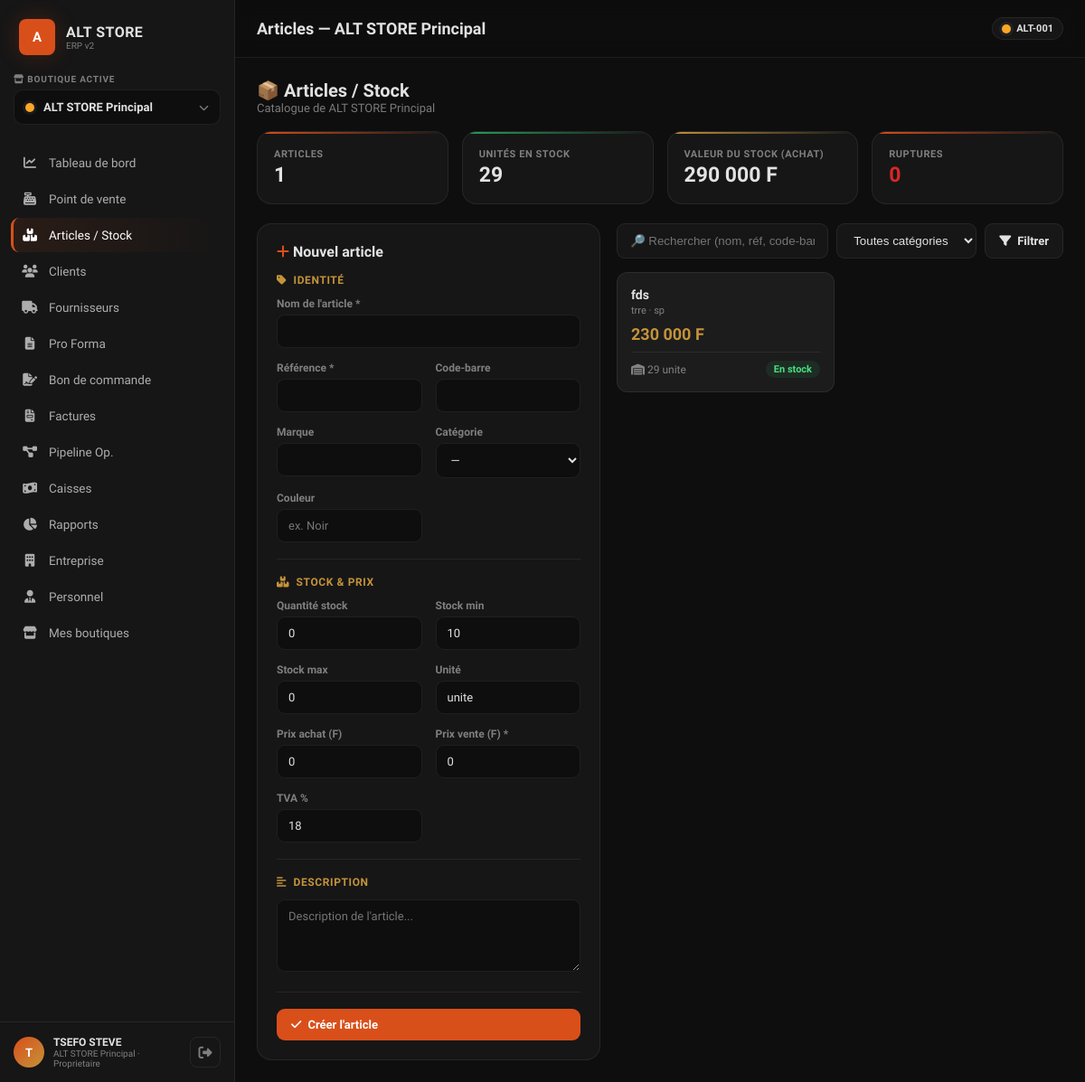
Screenshot of /articles.php (signed in) with the database file from the repository.
### tables this page shows
CREATE TABLE IF NOT EXISTS `boutiques` (
  `id` int(11) NOT NULL AUTO_INCREMENT,
  `proprietaire_id` int(11) NOT NULL COMMENT 'utilisateur propriétaire',
  `nom` varchar(150) NOT NULL,
  `slug` varchar(160) NOT NULL,
  `code` varchar(30) NOT NULL COMMENT 'code court ex. ALT-001',
  `description` text,
  `logo` varchar(255) DEFAULT NULL,
  `couleur` varchar(20) NOT NULL DEFAULT '#F9A825',
  `adresse` text,
  `ville` varchar(100) DEFAULT NULL,
  `pays` varchar(100) NOT NULL DEFAULT 'Côte d''Ivoire',
  `telephone` varchar(30) DEFAULT NULL,
  `email` varchar(150) DEFAULT NULL,
  `devise` varchar(10) NOT NULL DEFAULT 'XOF',
  `tva_defaut` decimal(5,2) NOT NULL DEFAULT '18.00',
  `rccm` varchar(100) DEFAULT NULL,
  `statut` enum('active','inactive') NOT NULL DEFAULT 'active',
  `created_at` datetime DEFAULT CURRENT_TIMESTAMP,
  PRIMARY KEY (`id`),
  UNIQUE KEY `uq_code` (`code`),
  UNIQUE KEY `uq_proprio_slug` (`proprietaire_id`,`slug`),
  KEY `idx_proprietaire` (`proprietaire_id`)
);

CREATE TABLE IF NOT EXISTS `articles` (
  `id` int(11) NOT NULL AUTO_INCREMENT,
  `boutique_id` int(11) NOT NULL,
  `categorie_id` int(11) DEFAULT NULL,
  `nom_article` varchar(200) NOT NULL,
  `reference` varchar(60) NOT NULL,
  `code_barre` varchar(60) DEFAULT NULL,
  `marque` varchar(100) DEFAULT NULL,
  `fournisseur_id` int(11) DEFAULT NULL,
  `quantite_stock` int(11) NOT NULL DEFAULT '0',
  `stock_min` int(11) NOT NULL DEFAULT '10',
  `stock_max` int(11) DEFAULT NULL,
  `prix_achat` decimal(15,2) NOT NULL DEFAULT '0.00',
  `prix_vente` decimal(15,2) NOT NULL DEFAULT '0.00',
  `tva` decimal(5,2) NOT NULL DEFAULT '18.00',
  `unite_mesure` varchar(30) NOT NULL DEFAULT 'unite',
  `couleur` varchar(50) DEFAULT NULL,
  `description` text,
  `image_url` varchar(255) DEFAULT NULL,
  `statut` varchar(20) NOT NULL DEFAULT 'active' COMMENT 'active | low_stock | out_of_stock',
  `created_at` datetime DEFAULT CURRENT_TIMESTAMP,
  `updated_at` datetime DEFAULT CURRENT_TIMESTAMP ON UPDATE CURRENT_TIMESTAMP,
  PRIMARY KEY (`id`),
  UNIQUE KEY `uq_ref_boutique` (`boutique_id`,`reference`),
  KEY `idx_boutique` (`boutique_id`),
  KEY `idx_categorie` (`categorie_id`),
  KEY `idx_statut` (`statut`)
);

### config/helpers.php (called while the page is built, shortened)
<?php
function clean(?string $v): string { return trim((string)($v ?? '')); }
function money($n): string { return number_format((float)($n ?? 0), 0, ',', ' ') . ' F'; }
function num($n): string   { return number_format((float)($n ?? 0), 0, ',', ' '); }
function e(?string $v): string { return htmlspecialchars((string)($v ?? ''), ENT_QUOTES, 'UTF-8'); }
function fetch_all(string $sql, array $params = []): array {
    try {
        $st = db()->prepare($sql);
        $st->execute($params);
        return $st->fetchAll();
    } catch (Throwable $e) {
        error_log('[SQL] ' . $e->getMessage() . ' | ' . $sql);
        return [];
    }
}
function layout_header(string $title = '', string $active = ''): void {
    require ROOT_PATH . '/views/layouts/header.php';
}
function layout_footer(): void {
    require ROOT_PATH . '/views/layouts/footer.php';
}

### config/db.php (called while the page is built, shortened)
<?php
function db(): PDO
{
    static $pdo = null;
    if ($pdo instanceof PDO) return $pdo;
    $dsn = sprintf(
        'mysql:host=%s;port=%s;dbname=%s;charset=utf8mb4',
        DB_HOST, DB_PORT, DB_NAME
    );
    try {
        $pdo = new PDO($dsn, DB_USER, DB_PASS, [
            PDO::ATTR_ERRMODE            => PDO::ERRMODE_EXCEPTION,
            PDO::ATTR_DEFAULT_FETCH_MODE => PDO::FETCH_ASSOC,
            PDO::ATTR_EMULATE_PREPARES   => false,
            PDO::MYSQL_ATTR_INIT_COMMAND => "SET NAMES utf8mb4 COLLATE utf8mb4_unicode_ci",
        ]);
    } catch (PDOException $e) {
        if (IS_PROD) {
            error_log('[DB] Connexion échouée : ' . $e->getMessage());
            http_response_code(500);
            die('Service temporairement indisponible.');
        }
        die('Connexion base de données impossible : ' . htmlspecialchars($e->getMessage()));
    }
    return $pdo;
}

### config/auth.php (called while the page is built, shortened)
<?php
require_once __DIR__ . '/db.php';
function current_role(): ?string
{
    if (($_SESSION['user_role'] ?? null) === 'proprietaire') return 'proprietaire';
    return $_SESSION['role_boutique'] ?? null;
}
function active_boutique_id(): int { return (int)($_SESSION['boutique_active'] ?? 0); }
function active_boutique(): ?array
{
    static $cache = null;
    if ($cache !== null) return $cache;
    $stmt = db()->prepare("SELECT * FROM boutiques WHERE id = ?");
    $stmt->execute([active_boutique_id()]);
    return $cache = $stmt->fetch() ?: null;
}

### config/permissions.php (called while the page is built, shortened)
<?php
function can(string $permission): bool
{
    $role = current_role();
    if ($role === 'proprietaire') return true;
    return in_array($permission, role_permissions($role), true);
}

### articles.php (the view, shortened to what this page needs)
<?php
$bid = active_boutique_id();
$bout = active_boutique();
$search = clean($_GET['q'] ?? '');
$sql = "SELECT a.*, c.nom AS categorie_nom FROM articles a LEFT JOIN categories c ON c.id=a.categorie_id WHERE a.boutique_id=?";
$params = [$bid];
$sql .= " ORDER BY a.nom_article LIMIT 200";
$articles = fetch_all($sql, $params);
$totalArticles = count($articles);
$totalStock = array_sum(array_column($articles, 'quantite_stock'));
$valeurStock = 0; foreach ($articles as $a) $valeurStock += $a['quantite_stock'] * $a['prix_achat'];
$ruptures = count(array_filter($articles, fn($a) => $a['quantite_stock'] <= 0));
$editArticle = null;
?>
<?php layout_header('Articles — ' . ($bout['nom'] ?? ''), 'articles'); ?>
<div style="display:flex;justify-content:space-between;align-items:center;margin-bottom:1.2rem;flex-wrap:wrap;gap:1rem">
  <div><h2 style="font-size:20px">📦 Articles / Stock</h2>
  <p style="color:var(--muted);font-size:13px">Catalogue de <?= e($bout['nom'] ?? '') ?></p></div>
</div>
<div class="grid grid-4">
  <div class="kpi"><div class="kpi-label">Articles</div><div class="kpi-val"><?= num($totalArticles) ?></div></div>
  <div class="kpi green"><div class="kpi-label">Unités en stock</div><div class="kpi-val"><?= num($totalStock) ?></div></div>
  <div class="kpi gold"><div class="kpi-label">Valeur du stock (achat)</div><div class="kpi-val"><?= money($valeurStock) ?></div></div>
  <div class="kpi"><div class="kpi-label">Ruptures</div><div class="kpi-val" style="color:var(--red)"><?= num($ruptures) ?></div></div>
</div>
<div class="art-layout" style="margin-top:1.4rem">
  <div class="card art-form-card" style="padding:1.4rem">
    <?php if ($editArticle): ?>
      <h3 style="font-size:16px;margin-bottom:1rem"><i class="fas fa-pen" style="color:var(--ember)"></i> Modifier l'article</h3>
    <?php elseif (can('articles.create')): ?>
      <h3 style="font-size:16px;margin-bottom:1rem"><i class="fas fa-plus" style="color:var(--ember)"></i> Nouvel article</h3>
    <?php endif; ?>
    <?php if ($editArticle || can('articles.create')): ?>
    <form method="post" id="artForm">
      <div class="art-form-section">
        <h4><i class="fas fa-tag"></i> Identité</h4>
        <div class="form-grid">
          <div class="form-field full">
            <label>Nom de l'article *</label>
            <input name="nom_article" required value="<?= e($editArticle['nom_article'] ?? '') ?>">
          </div>
          <div class="form-field">
            <label>Référence *</label>
            <input name="reference" required value="<?= e($editArticle['reference'] ?? '') ?>">
          </div>
          <div class="form-field">
            <label>Code-barre</label>
            <input name="code_barre" value="<?= e($editArticle['code_barre'] ?? '') ?>">
          </div>
          <div class="form-field">
            <label>Marque</label>
            <input name="marque" value="<?= e($editArticle['marque'] ?? '') ?>">
          </div>
          <div class="form-field">
            <label>Catégorie</label>
            <select name="categorie_id">
              <option value="0">—</option>
            </select>
          </div>
          <div class="form-field">
            <label>Couleur</label>
            <input name="couleur" value="<?= e($editArticle['couleur'] ?? '') ?>" placeholder="ex. Noir">
          </div>
        </div>
      </div>
      <div class="art-form-section">
        <h4><i class="fas fa-boxes-stacked"></i> Stock & Prix</h4>
        <div class="form-grid">
          <div class="form-field">
            <label>Quantité stock</label>
            <input name="quantite_stock" type="number" value="<?= (int)($editArticle['quantite_stock'] ?? 0) ?>">
          </div>
          <div class="form-field">
            <label>Stock min</label>
            <input name="stock_min" type="number" value="<?= (int)($editArticle['stock_min'] ?? 10) ?>">
          </div>
          <div class="form-field">
            <label>Stock max</label>
            <input name="stock_max" type="number" value="<?= (int)($editArticle['stock_max'] ?? 0) ?>">
          </div>
          <div class="form-field">
            <label>Unité</label>
            <input name="unite_mesure" value="<?= e($editArticle['unite_mesure'] ?? 'unite') ?>">
          </div>
          <div class="form-field">
            <label>Prix achat (F)</label>
            <input name="prix_achat" type="number" step="0.01" value="<?= e($editArticle['prix_achat'] ?? 0) ?>">
          </div>
          <div class="form-field">
            <label>Prix vente (F) *</label>
            <input name="prix_vente" type="number" step="0.01" required value="<?= e($editArticle['prix_vente'] ?? 0) ?>">
          </div>
          <div class="form-field">
            <label>TVA %</label>
            <input name="tva" type="number" step="0.01" value="<?= e($editArticle['tva'] ?? 18) ?>">
          </div>
        </div>
      </div>
      <div class="art-form-section">
        <h4><i class="fas fa-align-left"></i> Description</h4>
        <div class="form-field full">
          <textarea name="description" rows="3" placeholder="Description de l'article..."><?= e($editArticle['description'] ?? '') ?></textarea>
        </div>
      </div>
      <button class="btn btn-primary" style="width:100%"><i class="fas fa-check"></i> <?= $editArticle ? 'Enregistrer les modifications' : 'Créer l\'article' ?></button>
    </form>
    <?php endif; ?>
  </div>
  <div>
    <form method="get" style="display:flex;gap:.6rem;margin-bottom:1rem;flex-wrap:wrap">
      <input name="q" value="<?= e($search) ?>" placeholder="🔎 Rechercher (nom, réf, code-barre)" style="flex:1;min-width:180px;padding:10px 14px;background:var(--surf);border:1px solid var(--bd);border-radius:9px;color:var(--text)">
      <select name="cat" style="padding:10px 14px;background:var(--surf);border:1px solid var(--bd);border-radius:9px;color:var(--text)">
        <option value="0">Toutes catégories</option>
      </select>
      <button class="btn btn-ghost"><i class="fas fa-filter"></i> Filtrer</button>
    </form>
    <?php if (empty($articles)): ?>
      <div class="card" style="padding:2.5rem;text-align:center;color:var(--muted)">
        <i class="fas fa-box-open" style="font-size:36px;display:block;margin-bottom:.8rem;opacity:.4"></i>
        Aucun article trouvé.<br>
        <?= can('articles.create') ? 'Utilisez le formulaire à gauche pour ajouter votre premier article.' : '' ?>
      </div>
    <?php else: ?>
      <div class="art-grid-cards">
        <?php foreach ($articles as $a):
            $stCls = $a['statut']==='active'?'bg-green':($a['statut']==='low_stock'?'bg-amber':'bg-red');
            $stLbl = $a['statut']==='active'?'En stock':($a['statut']==='low_stock'?'Stock bas':'Rupture');
        ?>
          <div class="art-card">
            <div class="ac-head">
              <div>
                <div class="ac-name"><?= e($a['nom_article']) ?></div>
                <div class="ac-ref"><?= e($a['reference']) ?> · <?= e($a['marque'] ?: '—') ?></div>
              </div>
            </div>
            <div class="ac-price"><?= money($a['prix_vente']) ?></div>
            <div class="ac-foot">
              <span><i class="fas fa-warehouse"></i> <?= (int)$a['quantite_stock'] ?> <?= e($a['unite_mesure']) ?></span>
              <span class="badge <?= $stCls ?>"><?= e($stLbl) ?></span>
            </div>
          </div>
        <?php endforeach; ?>
      </div>
    <?php endif; ?>
  </div>
</div>

### views/layouts/header.php (shortened to what this page needs)
<?php
$active    = $GLOBALS['_page_active'] ?? '';
$title     = $GLOBALS['_page_title'] ?? 'Tableau de bord';
$bout      = active_boutique();
$role      = current_role();
$userName  = $_SESSION['user_name'] ?? 'Utilisateur';
$menu = [
    ['dashboard',    'Tableau de bord',  'fa-chart-line',     'dashboard.view'],
    ['ventes',       'Point de vente',   'fa-cash-register',  'ventes.view'],
    ['articles',     'Articles / Stock', 'fa-boxes-stacked',  'articles.view'],
    ['clients',      'Clients',          'fa-users',          'clients.view'],
    ['fournisseurs', 'Fournisseurs',    'fa-truck',          'fournisseurs.view'],
    ['proforma',     'Pro Forma',        'fa-file-lines',     'proforma.view'],
    ['bon_commande', 'Bon de commande',  'fa-file-signature', 'bon_commande.view'],
    ['factures',     'Factures',         'fa-file-invoice',   'factures.view'],
    ['pipeline',     'Pipeline Op.',     'fa-diagram-project','pipeline.view'],
    ['caisses',      'Caisses',          'fa-money-bill-wave','caisse.view'],
    ['rapports',     'Rapports',         'fa-chart-pie',      'rapports.view'],
    ['entreprise',   'Entreprise',       'fa-building',       'entreprise.view'],
    ['personnel',    'Personnel',        'fa-user-tie',       'personnel.view'],
    ['boutiques',    'Mes boutiques',    'fa-store',          'boutiques.view'],
];
?>
<!DOCTYPE html>
<html lang="fr">
<head>
<link rel="stylesheet" href="https://cdnjs.cloudflare.com/ajax/libs/font-awesome/6.4.0/css/all.min.css">
<link rel="stylesheet" href="<?= APP_URL ?>/assets/app.css">
</head>
<body>
<div class="app">
  <aside class="sidebar" id="sidebar">
    <div class="sidebar-brand">
      <div class="mark">A</div>
      <div class="brand-txt"><b>ALT STORE</b><small>ERP v2</small></div>
    </div>
    <div class="boutique-select">
      <label><i class="fas fa-store"></i> Boutique active</label>
      <div class="bs-current" id="bsCurrent" onclick="toggleBoutiqueDropdown()">
        <span class="bs-dot" style="background:<?= e($bout['couleur'] ?? '#F9A825') ?>"></span>
        <span class="bs-name"><?= e($bout['nom'] ?? '— Aucune —') ?></span>
        <i class="fas fa-chevron-down bs-caret"></i>
      </div>
    </div>
    <nav class="nav">
      <?php foreach ($menu as [$key, $label, $icon, $perm]):
          if (!can($perm)) continue; ?>
        <a href="<?= APP_URL ?>/<?= $key ?>.php" class="nav-item <?= $active===$key?'is-active':'' ?>">
          <i class="fas <?= $icon ?>"></i><span><?= $label ?></span>
        </a>
      <?php endforeach; ?>
    </nav>
    <div class="sidebar-foot">
      <div class="user-chip">
        <div class="avatar"><?= strtoupper(substr($userName,0,1)) ?></div>
        <div class="user-meta">
          <b><?= e($userName) ?></b>
          <small><?= e($bout['nom'] ?? '') ?> · <?= e($role ?? '') ?></small>
        </div>
      </div>
      <a href="<?= APP_URL ?>/logout.php" class="logout-btn" title="Déconnexion"><i class="fas fa-right-from-bracket"></i></a>
    </div>
  </aside>
  <main class="main">
    <header class="topbar">
      <h1><?= e($title) ?></h1>
      <div class="topbar-right">
        <?php if ($bout): ?>
          <span class="badge-bout"><span class="bs-dot" style="background:<?= e($bout['couleur']) ?>"></span><?= e($bout['code']) ?></span>
        <?php endif; ?>
      </div>
    </header>
    <div class="content" id="flash-zone">

### rows the page displays
boutiques: nom "ALT STORE Principal", code "ALT-001"
articles: quantite_stock "0", nom_article "fds", reference "trre", marque "sp", prix_vente "230 000 F", quantite_stock "29", unite_mesure "unite", statut "En stock"

### other values shown
$label "Tableau de bord"
$label "Point de vente"
$label "Articles / Stock"
$label "Clients"
$label "Fournisseurs"
$label "Pro Forma"
$label "Bon de commande"
$label "Factures"
$label "Pipeline Op."
$label "Caisses"
$label "Rapports"
$label "Entreprise"
$label "Personnel"
$label "Mes boutiques"
substr($userName,0,1) "T"
